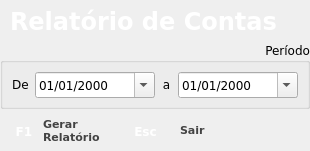
<?xml version="1.0" encoding="UTF-8"?>
<ui version="4.0">
 <class>AccountTypeReport</class>
 <widget class="QDialog" name="AccountTypeReport">
  <property name="windowModality">
   <enum>Qt::ApplicationModal</enum>
  </property>
  <property name="geometry">
   <rect>
    <x>0</x>
    <y>0</y>
    <width>310</width>
    <height>151</height>
   </rect>
  </property>
  <property name="sizePolicy">
   <sizepolicy hsizetype="Fixed" vsizetype="Fixed">
    <horstretch>0</horstretch>
    <verstretch>0</verstretch>
   </sizepolicy>
  </property>
  <property name="minimumSize">
   <size>
    <width>281</width>
    <height>151</height>
   </size>
  </property>
  <property name="maximumSize">
   <size>
    <width>16777215</width>
    <height>16777215</height>
   </size>
  </property>
  <property name="font">
   <font>
    <family>Verdana</family>
    <pointsize>9</pointsize>
   </font>
  </property>
  <property name="mouseTracking">
   <bool>false</bool>
  </property>
  <property name="focusPolicy">
   <enum>Qt::NoFocus</enum>
  </property>
  <property name="windowTitle">
   <string>Relatório de Contas</string>
  </property>
  <property name="sizeGripEnabled">
   <bool>false</bool>
  </property>
  <property name="modal">
   <bool>false</bool>
  </property>
  <layout class="QGridLayout" name="gridLayout_2">
   <property name="margin">
    <number>0</number>
   </property>
   <property name="spacing">
    <number>0</number>
   </property>
   <item row="0" column="0">
    <widget class="QFrame" name="frame">
     <property name="minimumSize">
      <size>
       <width>0</width>
       <height>42</height>
      </size>
     </property>
     <property name="maximumSize">
      <size>
       <width>16777215</width>
       <height>42</height>
      </size>
     </property>
     <property name="styleSheet">
      <string notr="true">background-image: url(:/png/topright.jpg);</string>
     </property>
     <property name="frameShape">
      <enum>QFrame::NoFrame</enum>
     </property>
     <property name="frameShadow">
      <enum>QFrame::Raised</enum>
     </property>
     <widget class="QLabel" name="labelStatus_2">
      <property name="enabled">
       <bool>false</bool>
      </property>
      <property name="geometry">
       <rect>
        <x>10</x>
        <y>0</y>
        <width>300</width>
        <height>42</height>
       </rect>
      </property>
      <property name="minimumSize">
       <size>
        <width>0</width>
        <height>42</height>
       </size>
      </property>
      <property name="palette">
       <palette>
        <active>
         <colorrole role="WindowText">
          <brush brushstyle="SolidPattern">
           <color alpha="255">
            <red>255</red>
            <green>255</green>
            <blue>255</blue>
           </color>
          </brush>
         </colorrole>
         <colorrole role="Button">
          <brush brushstyle="SolidPattern">
           <color alpha="255">
            <red>0</red>
            <green>0</green>
            <blue>0</blue>
           </color>
          </brush>
         </colorrole>
         <colorrole role="Text">
          <brush brushstyle="SolidPattern">
           <color alpha="255">
            <red>255</red>
            <green>255</green>
            <blue>255</blue>
           </color>
          </brush>
         </colorrole>
         <colorrole role="ButtonText">
          <brush brushstyle="SolidPattern">
           <color alpha="255">
            <red>255</red>
            <green>255</green>
            <blue>255</blue>
           </color>
          </brush>
         </colorrole>
         <colorrole role="Base">
          <brush brushstyle="SolidPattern">
           <color alpha="255">
            <red>0</red>
            <green>0</green>
            <blue>0</blue>
           </color>
          </brush>
         </colorrole>
         <colorrole role="Window">
          <brush brushstyle="SolidPattern">
           <color alpha="255">
            <red>0</red>
            <green>0</green>
            <blue>0</blue>
           </color>
          </brush>
         </colorrole>
        </active>
        <inactive>
         <colorrole role="WindowText">
          <brush brushstyle="SolidPattern">
           <color alpha="255">
            <red>255</red>
            <green>255</green>
            <blue>255</blue>
           </color>
          </brush>
         </colorrole>
         <colorrole role="Button">
          <brush brushstyle="SolidPattern">
           <color alpha="255">
            <red>0</red>
            <green>0</green>
            <blue>0</blue>
           </color>
          </brush>
         </colorrole>
         <colorrole role="Text">
          <brush brushstyle="SolidPattern">
           <color alpha="255">
            <red>255</red>
            <green>255</green>
            <blue>255</blue>
           </color>
          </brush>
         </colorrole>
         <colorrole role="ButtonText">
          <brush brushstyle="SolidPattern">
           <color alpha="255">
            <red>255</red>
            <green>255</green>
            <blue>255</blue>
           </color>
          </brush>
         </colorrole>
         <colorrole role="Base">
          <brush brushstyle="SolidPattern">
           <color alpha="255">
            <red>0</red>
            <green>0</green>
            <blue>0</blue>
           </color>
          </brush>
         </colorrole>
         <colorrole role="Window">
          <brush brushstyle="SolidPattern">
           <color alpha="255">
            <red>0</red>
            <green>0</green>
            <blue>0</blue>
           </color>
          </brush>
         </colorrole>
        </inactive>
        <disabled>
         <colorrole role="WindowText">
          <brush brushstyle="SolidPattern">
           <color alpha="255">
            <red>255</red>
            <green>255</green>
            <blue>255</blue>
           </color>
          </brush>
         </colorrole>
         <colorrole role="Button">
          <brush brushstyle="SolidPattern">
           <color alpha="255">
            <red>0</red>
            <green>0</green>
            <blue>0</blue>
           </color>
          </brush>
         </colorrole>
         <colorrole role="Text">
          <brush brushstyle="SolidPattern">
           <color alpha="255">
            <red>255</red>
            <green>255</green>
            <blue>255</blue>
           </color>
          </brush>
         </colorrole>
         <colorrole role="ButtonText">
          <brush brushstyle="SolidPattern">
           <color alpha="255">
            <red>255</red>
            <green>255</green>
            <blue>255</blue>
           </color>
          </brush>
         </colorrole>
         <colorrole role="Base">
          <brush brushstyle="SolidPattern">
           <color alpha="255">
            <red>0</red>
            <green>0</green>
            <blue>0</blue>
           </color>
          </brush>
         </colorrole>
         <colorrole role="Window">
          <brush brushstyle="SolidPattern">
           <color alpha="255">
            <red>0</red>
            <green>0</green>
            <blue>0</blue>
           </color>
          </brush>
         </colorrole>
        </disabled>
       </palette>
      </property>
      <property name="font">
       <font>
        <family>Verdana</family>
        <pointsize>18</pointsize>
        <weight>75</weight>
        <bold>true</bold>
       </font>
      </property>
      <property name="styleSheet">
       <string/>
      </property>
      <property name="frameShape">
       <enum>QFrame::NoFrame</enum>
      </property>
      <property name="frameShadow">
       <enum>QFrame::Plain</enum>
      </property>
      <property name="lineWidth">
       <number>1</number>
      </property>
      <property name="text">
       <string>Relatório de Contas</string>
      </property>
      <property name="textFormat">
       <enum>Qt::AutoText</enum>
      </property>
      <property name="alignment">
       <set>Qt::AlignLeading|Qt::AlignLeft|Qt::AlignVCenter</set>
      </property>
      <property name="wordWrap">
       <bool>false</bool>
      </property>
      <property name="textInteractionFlags">
       <set>Qt::NoTextInteraction</set>
      </property>
     </widget>
    </widget>
   </item>
   <item row="1" column="0">
    <widget class="QGroupBox" name="groupBox">
     <property name="font">
      <font>
       <family>Verdana</family>
       <pointsize>9</pointsize>
      </font>
     </property>
     <property name="title">
      <string>Período</string>
     </property>
     <property name="alignment">
      <set>Qt::AlignRight|Qt::AlignTop|Qt::AlignTrailing</set>
     </property>
     <layout class="QGridLayout" name="gridLayout">
      <item row="0" column="0">
       <widget class="QLabel" name="label_2">
        <property name="text">
         <string>De</string>
        </property>
        <property name="alignment">
         <set>Qt::AlignCenter</set>
        </property>
       </widget>
      </item>
      <item row="0" column="1">
       <widget class="DSMDateEditEnter" name="dateEditSince">
        <property name="minimumSize">
         <size>
          <width>120</width>
          <height>26</height>
         </size>
        </property>
        <property name="buttonSymbols">
         <enum>QAbstractSpinBox::UpDownArrows</enum>
        </property>
        <property name="correctionMode">
         <enum>QAbstractSpinBox::CorrectToPreviousValue</enum>
        </property>
        <property name="displayFormat">
         <string>dd/MM/yyyy</string>
        </property>
        <property name="calendarPopup">
         <bool>true</bool>
        </property>
       </widget>
      </item>
      <item row="0" column="2">
       <widget class="QLabel" name="label">
        <property name="text">
         <string>a</string>
        </property>
        <property name="alignment">
         <set>Qt::AlignCenter</set>
        </property>
       </widget>
      </item>
      <item row="0" column="3">
       <widget class="DSMDateEditEnter" name="dateEditUntil">
        <property name="minimumSize">
         <size>
          <width>120</width>
          <height>26</height>
         </size>
        </property>
        <property name="buttonSymbols">
         <enum>QAbstractSpinBox::UpDownArrows</enum>
        </property>
        <property name="correctionMode">
         <enum>QAbstractSpinBox::CorrectToPreviousValue</enum>
        </property>
        <property name="displayFormat">
         <string>dd/MM/yyyy</string>
        </property>
        <property name="calendarPopup">
         <bool>true</bool>
        </property>
       </widget>
      </item>
     </layout>
    </widget>
   </item>
   <item row="2" column="0">
    <widget class="QFrame" name="rodape">
     <property name="minimumSize">
      <size>
       <width>0</width>
       <height>42</height>
      </size>
     </property>
     <property name="maximumSize">
      <size>
       <width>16777215</width>
       <height>42</height>
      </size>
     </property>
     <property name="styleSheet">
      <string>background-image: url(:/png/topo_telacaixa.jpg);</string>
     </property>
     <property name="frameShape">
      <enum>QFrame::NoFrame</enum>
     </property>
     <property name="frameShadow">
      <enum>QFrame::Raised</enum>
     </property>
     <widget class="QFrame" name="frame_F1">
      <property name="geometry">
       <rect>
        <x>4</x>
        <y>0</y>
        <width>107</width>
        <height>42</height>
       </rect>
      </property>
      <property name="frameShape">
       <enum>QFrame::NoFrame</enum>
      </property>
      <property name="frameShadow">
       <enum>QFrame::Raised</enum>
      </property>
      <widget class="QLabel" name="pesqnomemedicamento_6">
       <property name="geometry">
        <rect>
         <x>39</x>
         <y>0</y>
         <width>63</width>
         <height>42</height>
        </rect>
       </property>
       <property name="minimumSize">
        <size>
         <width>0</width>
         <height>42</height>
        </size>
       </property>
       <property name="font">
        <font>
         <family>Verdana</family>
         <pointsize>8</pointsize>
         <weight>75</weight>
         <bold>true</bold>
        </font>
       </property>
       <property name="styleSheet">
        <string>color: rgb(67, 67, 67);</string>
       </property>
       <property name="text">
        <string>Gerar
Relatório</string>
       </property>
      </widget>
      <widget class="QFrame" name="botaoajuda_7">
       <property name="geometry">
        <rect>
         <x>3</x>
         <y>7</y>
         <width>34</width>
         <height>31</height>
        </rect>
       </property>
       <property name="styleSheet">
        <string>background-image: url(:/png/buttonhelp.jpg);</string>
       </property>
       <property name="frameShape">
        <enum>QFrame::NoFrame</enum>
       </property>
       <property name="frameShadow">
        <enum>QFrame::Raised</enum>
       </property>
       <widget class="QLabel" name="label_f9_7">
        <property name="geometry">
         <rect>
          <x>0</x>
          <y>0</y>
          <width>34</width>
          <height>30</height>
         </rect>
        </property>
        <property name="font">
         <font>
          <family>Verdana</family>
          <pointsize>9</pointsize>
          <weight>75</weight>
          <bold>true</bold>
         </font>
        </property>
        <property name="styleSheet">
         <string>color: rgb(255, 255, 255);</string>
        </property>
        <property name="text">
         <string>F1</string>
        </property>
        <property name="alignment">
         <set>Qt::AlignCenter</set>
        </property>
       </widget>
      </widget>
     </widget>
     <widget class="QFrame" name="frame_Esc">
      <property name="geometry">
       <rect>
        <x>120</x>
        <y>0</y>
        <width>114</width>
        <height>42</height>
       </rect>
      </property>
      <property name="frameShape">
       <enum>QFrame::NoFrame</enum>
      </property>
      <property name="frameShadow">
       <enum>QFrame::Raised</enum>
      </property>
      <widget class="QLabel" name="pesqnomemedicamento_3">
       <property name="geometry">
        <rect>
         <x>60</x>
         <y>0</y>
         <width>51</width>
         <height>42</height>
        </rect>
       </property>
       <property name="minimumSize">
        <size>
         <width>0</width>
         <height>42</height>
        </size>
       </property>
       <property name="font">
        <font>
         <family>Verdana</family>
         <pointsize>8</pointsize>
         <weight>75</weight>
         <bold>true</bold>
        </font>
       </property>
       <property name="styleSheet">
        <string>color: rgb(67, 67, 67);</string>
       </property>
       <property name="text">
        <string>Sair</string>
       </property>
      </widget>
      <widget class="QFrame" name="botaoajuda_3">
       <property name="geometry">
        <rect>
         <x>3</x>
         <y>7</y>
         <width>45</width>
         <height>31</height>
        </rect>
       </property>
       <property name="styleSheet">
        <string>background-image: url(:/png/buttonhelpmaior.jpg);</string>
       </property>
       <property name="frameShape">
        <enum>QFrame::NoFrame</enum>
       </property>
       <property name="frameShadow">
        <enum>QFrame::Raised</enum>
       </property>
       <widget class="QLabel" name="label_f9_4">
        <property name="geometry">
         <rect>
          <x>0</x>
          <y>0</y>
          <width>45</width>
          <height>30</height>
         </rect>
        </property>
        <property name="font">
         <font>
          <family>Verdana</family>
          <pointsize>9</pointsize>
          <weight>75</weight>
          <bold>true</bold>
         </font>
        </property>
        <property name="styleSheet">
         <string>color: rgb(255, 255, 255);</string>
        </property>
        <property name="text">
         <string>Esc</string>
        </property>
        <property name="alignment">
         <set>Qt::AlignCenter</set>
        </property>
       </widget>
      </widget>
     </widget>
    </widget>
   </item>
  </layout>
 </widget>
 <customwidgets>
  <customwidget>
   <class>DSMDateEditEnter</class>
   <extends>QDateEdit</extends>
   <header location="global">dsmdateeditenter.h</header>
  </customwidget>
 </customwidgets>
 <resources/>
 <connections/>
</ui>
